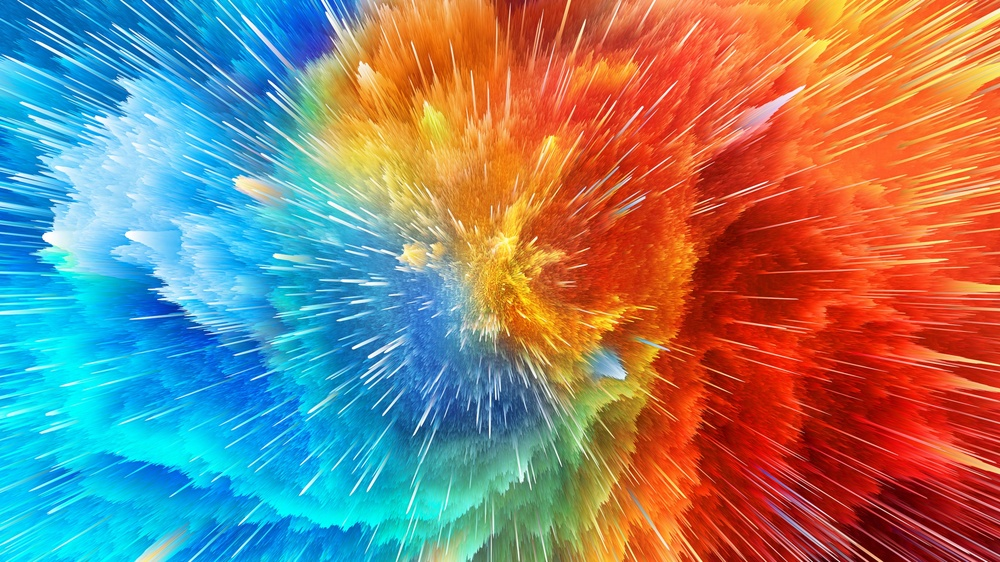
#> input picture i.jpg, 1000 x 562 px, shrunk from 2560 x 1440 before the run
$ jupyter execute compressedimage-checkpoint.ipynb
#> lines starting #> are read from the running program, lines starting #| are printed output that depends on the picture
[cell 1]
import cv2
import numpy as np
import matplotlib.pyplot as plt
import os

[cell 2]
image = cv2.imread("i.jpg")
#> image is the input picture: shape (562, 1000, 3); mean B, G, R 119.3, 128.7, 139.8
image = cv2.cvtColor(image, cv2.COLOR_BGR2RGB)

[cell 3]
pixels=image.reshape((-1,3))
pixels=np.float32(pixels)

[cell 4]
print(pixels)
#> (printed output is left out)

[cell 5]
k=4

[cell 6]
when_stop=(cv2.TERM_CRITERIA_EPS+cv2.TERM_CRITERIA_MAX_ITER,100,0.2)

[cell 7]
Error,labels,centers=cv2.kmeans(pixels,k,None,when_stop,10,cv2.KMEANS_RANDOM_CENTERS)
#> Error = 1.82e+09; centers = [[24.12, 161, 210.2], [231.3, 135.2, 62.73], [150, 211.9, 222.2], [187.7, 43.21, 16.44]]

[cell 8]
centers = np.uint8(centers)
#> centers = [[24, 161, 210], [231, 135, 62], [150, 211, 222], [187, 43, 16]]

[cell 9]
compressed=centers[labels.flatten()]

[cell 10]
compressed=compressed.reshape(image.shape)
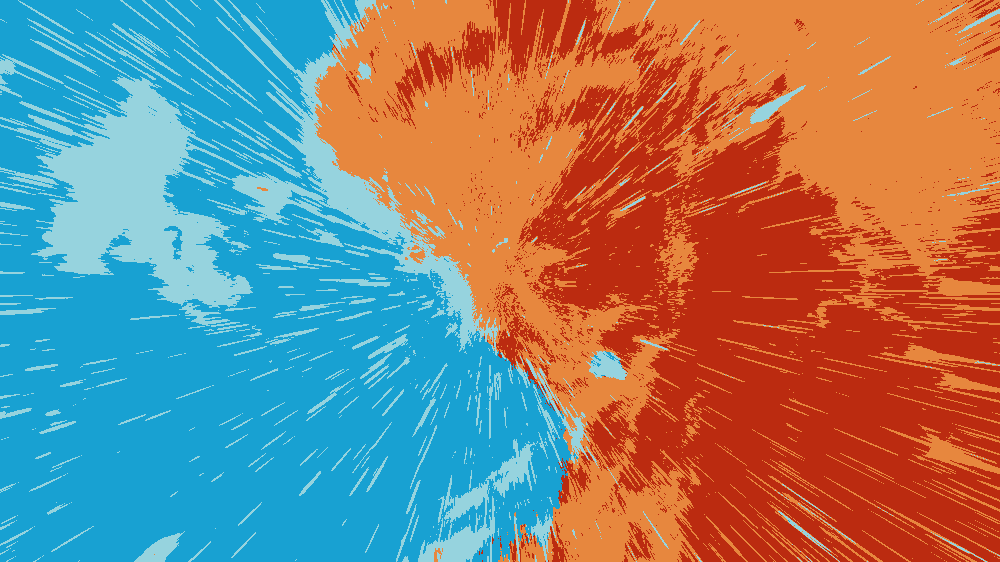
#> compressed: shape (562, 1000, 3); mean R, G, B 139.5, 128.5, 118.9

[cell 11]
cv2.imwrite("compressed.jpg",cv2.cvtColor(compressed, cv2.COLOR_RGB2BGR))
#> Out = True

[cell 12]
True

[cell 13]
plt.figure(figsize=(10,5))

[cell 14]
plt.subplot(1,2,1)
plt.title("Original")
plt.imshow(image)
plt.axis('off')

plt.subplot(1,2,2)
plt.title("Compressed (K=4)")
plt.imshow(compressed)
plt.axis('off')

plt.show()
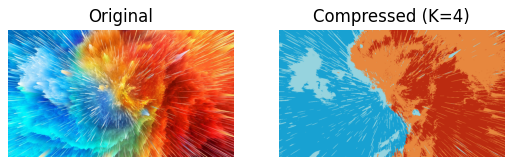
#> figure drawn by matplotlib, 2 panels
